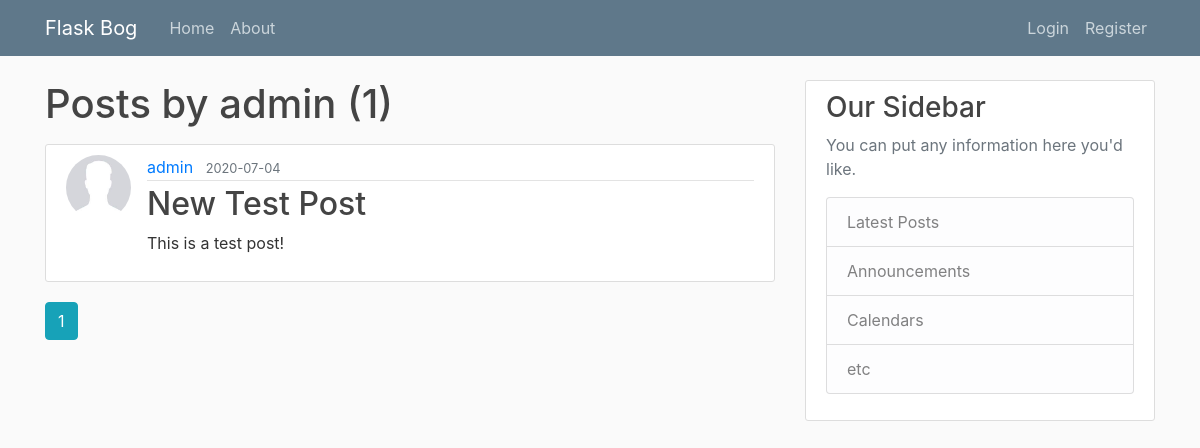
The app's page /user/admin, older data.
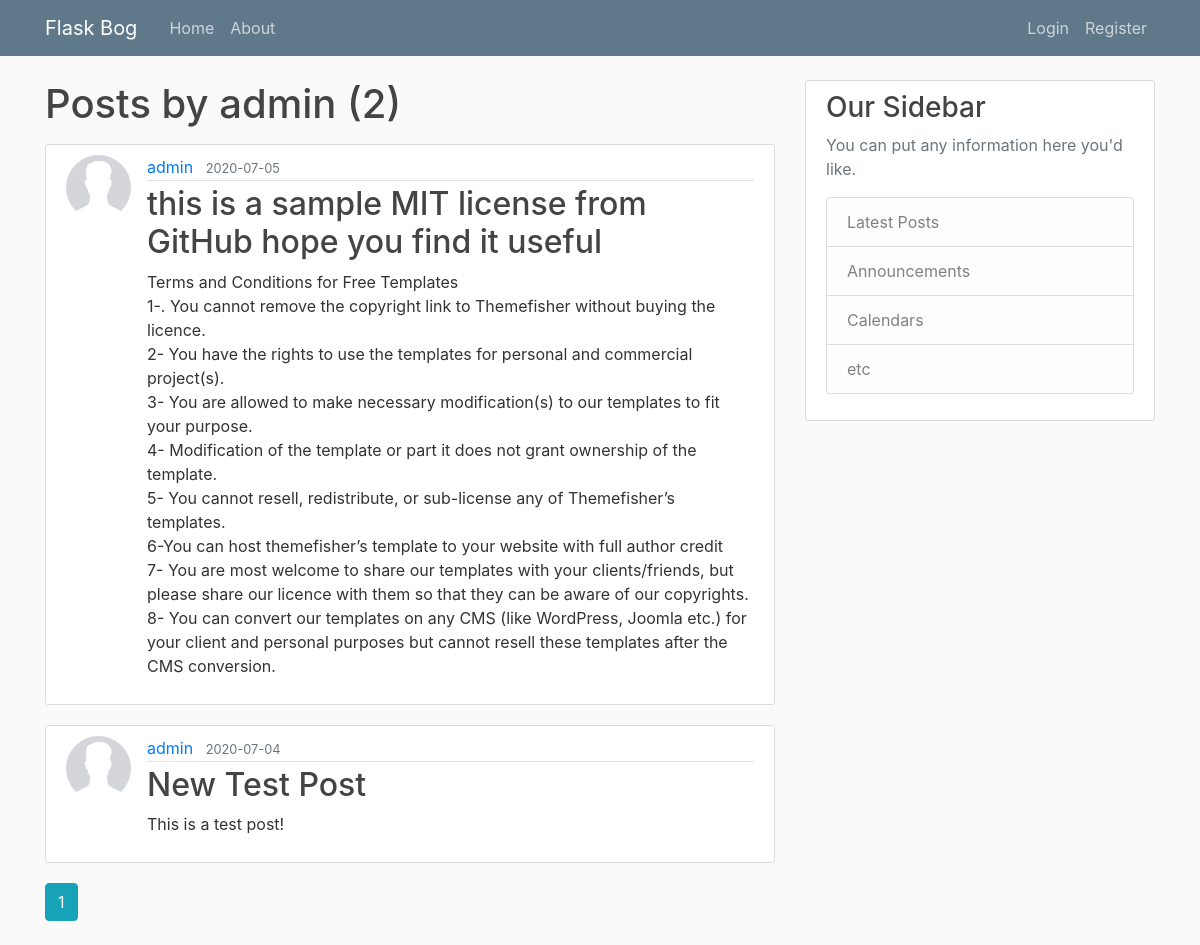
The same page, newer data.
### flaskblog/models.py (models this page shows, shortened)
class Post(db.Model):
    id = db.Column(db.Integer, primary_key=True)
    title = db.Column(db.String(100), nullable=False)
    date_posted = db.Column(db.DateTime,nullable=False, default=datetime.utcnow)
    content = db.Column(db.Text, nullable=False)
    user_id = db.Column(db.Integer, db.ForeignKey('user.id'), nullable=False)

class User(db.Model, UserMixin):
    id = db.Column(db.Integer, primary_key=True)
    username = db.Column(db.String(20), unique=True, nullable=False)
    email = db.Column(db.String(120), unique=True, nullable=False)
    image_file = db.Column(db.String(20), nullable=False, default=f'default ({img_num}).jpg')
    password = db.Column(db.String(60), nullable=False)
    posts = db.relationship('Post', backref='author', lazy=True)

### flaskblog/routes.py (the view)
@app.route('/user/<string:username>')
def user_posts(username):
    page = request.args.get('page', 1, type=int)
    user = User.query.filter_by(username=username).first_or_404()
    posts = Post.query.filter_by(author=user)\
        .order_by(Post.date_posted.desc()).\
        paginate(page=page, per_page=5)
    return render_template('user_posts.html', posts=posts, user=user)

### flaskblog/templates/user_posts.html
{% extends "layout.html" %}
{% block content %}
<h1 class="mb-3">Posts by {{ user.username }} ({{ posts.total }})</h1>
    {% for post in posts.items %}
        <article class="media content-section">
        <img src="{{ url_for('static', filename='images/' + post.author.image_file) }}" alt="user image" class="rounded-circle article-img">
        <div class="media-body">
            <div class="article-metadata">
            <a class="mr-2" href="{{ url_for('user_posts', username=post.author.username )}}">{{ post.author.username }}</a>
            <small class="text-muted">{{ post.date_posted.strftime('%Y-%m-%d') }}</small>
            </div>
            <h2><a class="article-title" href="{{ url_for('post', post_id=post.id) }}">{{ post.title }}</a></h2>
            <p class="article-content">{{ post.content }}</p>
        </div>
        </article>
    {% endfor %}
  {% for page_num in posts.iter_pages(left_edge=1, right_edge=1, left_current=1, right_current=2): %}
    {% if page_num: %}
      {% if posts.page == page_num:%}
        <a href="{{ url_for('user_posts', username=user.username, page=page_num) }}" class="btn btn-info mb-4">{{ page_num }}</a>
      {% else %}
        <a href="{{ url_for('user_posts', username=user.username, page=page_num) }}" class="btn btn-outline-info mb-4">{{ page_num }}</a>
      {% endif %}
    {% else %}
      ...
    {% endif %}
  {% endfor %}
{% endblock content %}

Row changes from the older to the newer data that the page shows:
added Post: image_file (placeholder picture), author.username "admin", date_posted "2020-07-05", title "this is a sample MIT license from GitHub hope you find it useful", content "Terms and Conditions for Free Templates 1-. You cannot remove the copyright link to Themefisher without buying the licence. 2- You have the rights to use the templates for personal and commercial project(s). 3- You are allowed to make necessary modification(s) to our templates to fit your purpose. 4- Modification of the template or part it does not grant ownership of the template. 5- You cannot resell, redistribute, or sub-license any of Themefisher’s templates. 6-You can host themefisher’s template to your website with full author credit 7- You are most welcome to share our templates with your clients/friends, but please share our licence with them so that they can be aware of our…"
Text that changed along with them:
{{ posts.total }}: "1" → "2"
